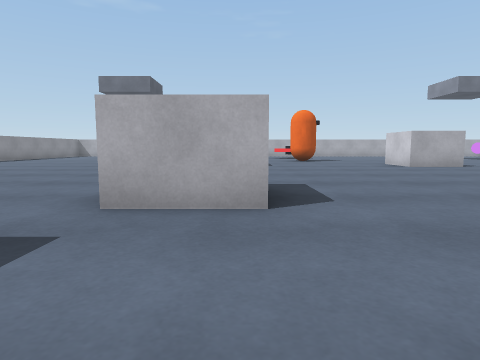
view 1 (above)

22 first-person views from a walk through a 3-D level made in the Unity game engine. The camera is 0.55 m above the floor, tilts 6° down and sees 75° across. The floor is counted in squares, 1 m on a side. Each view is taken from the middle of a square. On the plan, view 1 faces up. The plan holds only what a view shows up to about 9 squares ahead; the rest is blank. The player character is not drawn.

view 2
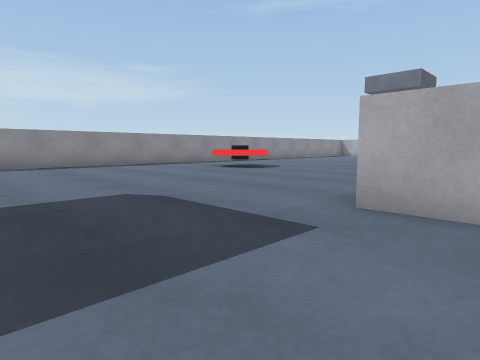

view 3
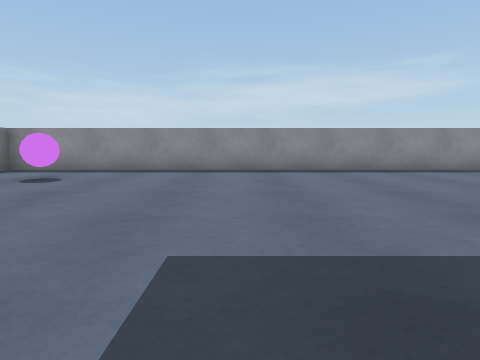

view 4
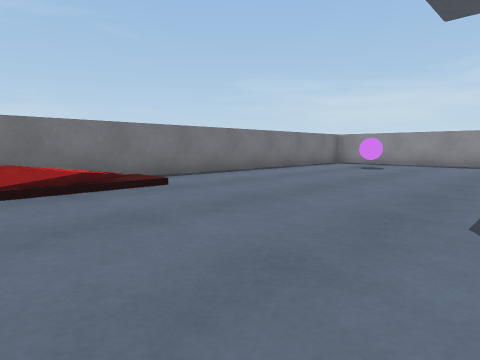

view 5
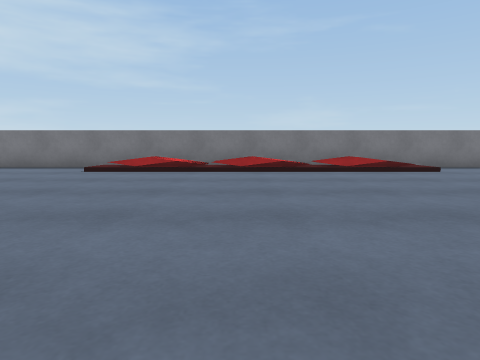

view 6
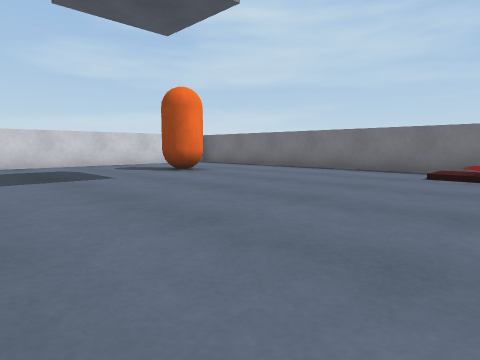

view 7
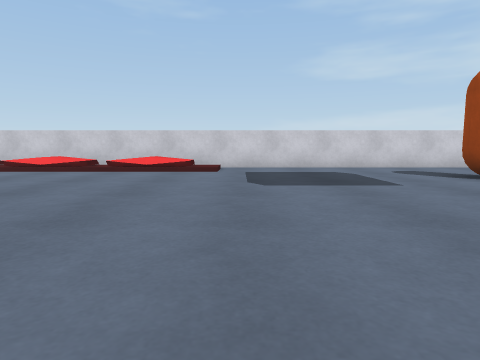

view 8
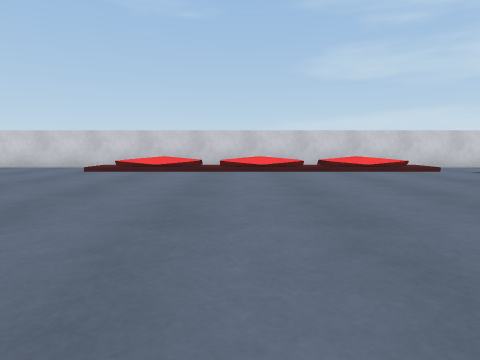

view 9
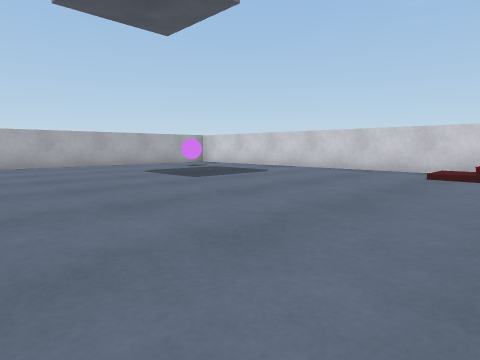

view 10
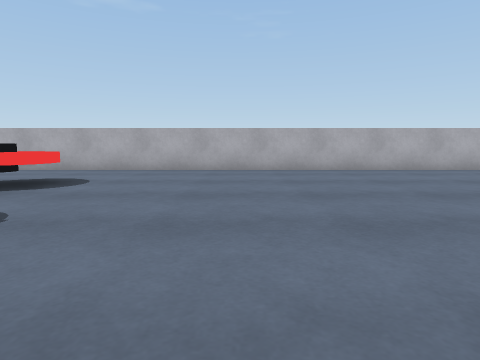

view 11
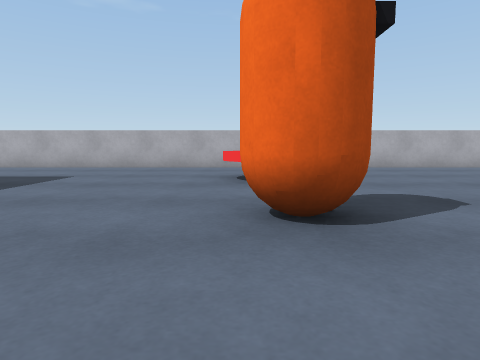

view 12
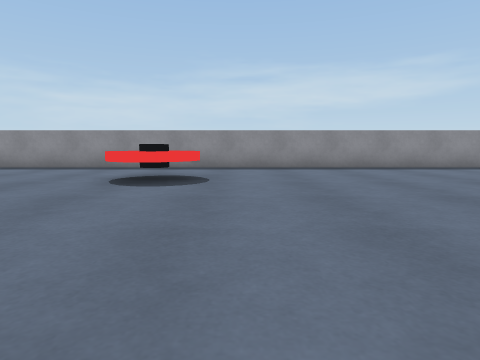

view 13
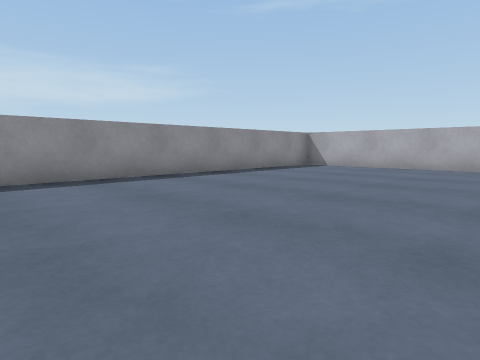

view 14
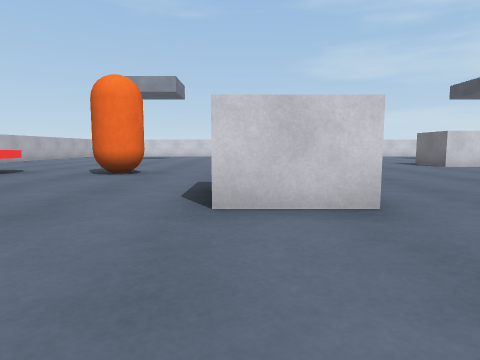

view 15
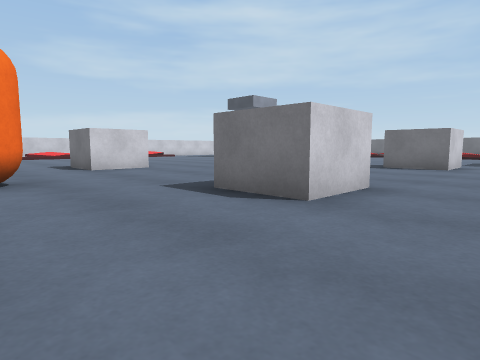

view 16
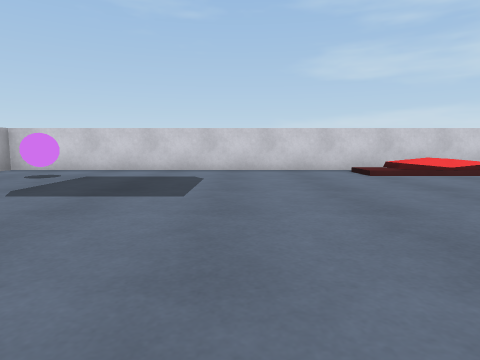

view 17
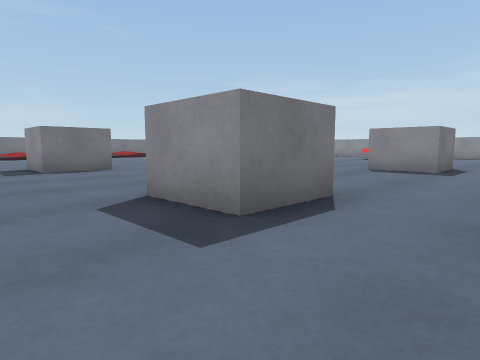

view 18
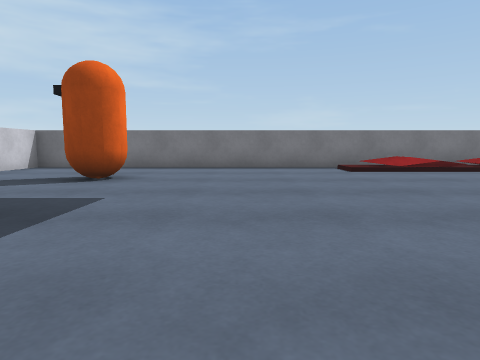

view 19
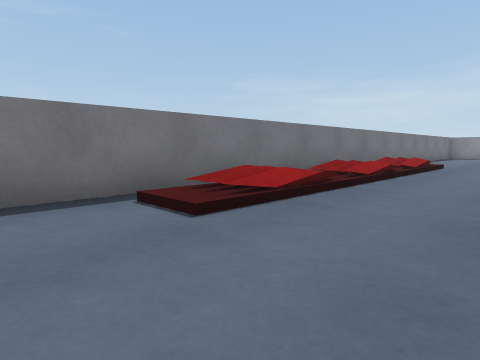

view 20
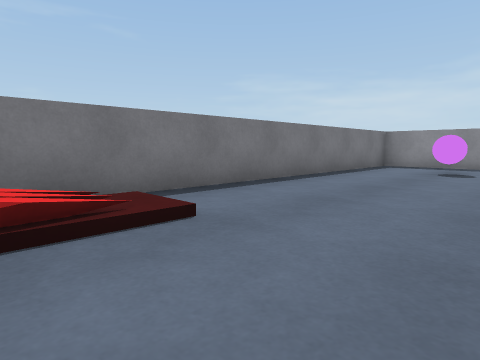

view 21
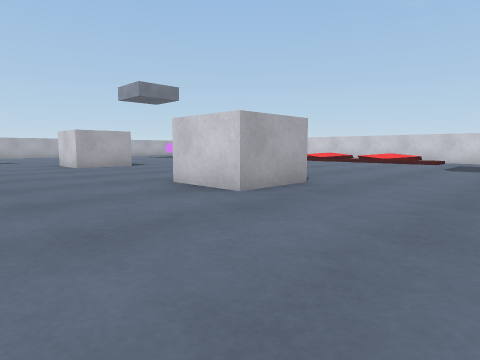

view 22
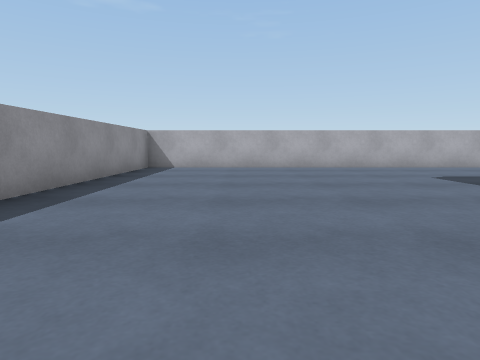

### Floor plan
Key: @ floor where view 1 was taken; # wall or solid block; . floor; / step, stairs or slope; = window, fence, low wall or low ledge; O other object.
Columns run from 10 left of view 1 to 15 right of it. Each row starts with its distance up from view 1.
 19 ##########################
 18 #........................#
 17 #.....................OO.#
 16 #...........OO.........O.#
 15 #...........OO...........#
 14 #......  ................#
 13 #...........O............#
 12 #........................#
 11 #........................#
 10 #........OO....OO......//#
  9 #........OO....OO....../=#
  8 #......................//#
  7 #..OO................../=#
  6 #..OO................../=#
  5 #......................//#
  4 #........OO....OO....../=#
  3 #........OO....OO......//#
  2 #........................#
  1 #........................#
  0 #.........@..............#
 -1 #........................#
 -2 #....................O...#
 -3 #.OO.....................#
 -4 #..O...../OO/O/O/........#
 -5 #......../OO=O=O/........#
 -6 ##########################

Where each view was taken, in squares from view 1:
view 1: 0 up, 0 right, facing up
view 2: 0 up, 0 right, facing up-left
view 3: 0 up, 2 left, facing left
view 4: 0 up, 1 right, facing down-left
view 5: 3 up, 3 right, facing down
view 6: 2 up, 5 right, facing down-right
view 7: 2 up, 6 right, facing right
view 8: 7 up, 6 right, facing right
view 9: 9 up, 7 right, facing up-right
view 10: 11 up, 6 right, facing up
view 11: 10 up, 2 right, facing up
view 12: 8 up, 1 left, facing left
view 13: 10 up, 4 left, facing up-left
view 14: 10 up, 4 left, facing right
view 15: 13 up, 3 left, facing down-right
view 16: 13 up, 7 right, facing right
view 17: 12 up, 8 right, facing down-left
view 18: 3 up, 9 right, facing down
view 19: 2 down, 8 right, facing down-left
view 20: 2 down, 0 right, facing down-left
view 21: 0 up, 2 right, facing up-right
view 22: 10 up, 7 left, facing up
